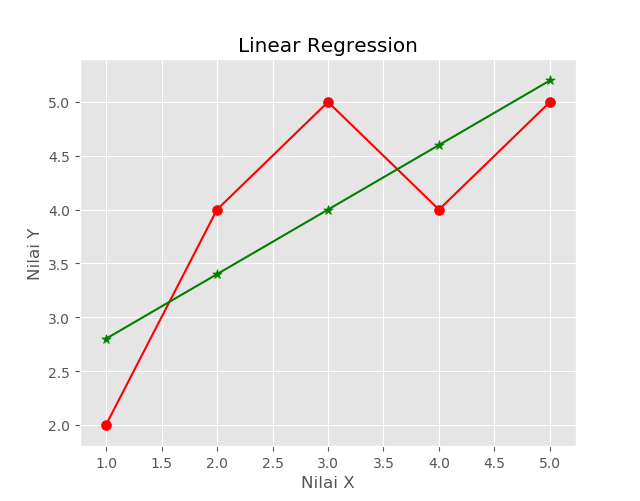

Generate this figure with Python:
# pip install sklearn

import pandas as pd
import numpy as np
import matplotlib.pyplot as plt
plt.style.use('ggplot')

# ================================
# create dataframe

x = np.array([1, 2, 3, 4, 5])
y = np.array([2, 4, 5, 4, 5])
df = pd.DataFrame({
    'x': x,
    'y': y
})
print(df)

# ================================
# linear regression

from sklearn import linear_model
model = linear_model.LinearRegression()

# training w/ dataset: mode.fit(dataIndependent[2D], dataDependent[1D])
model.fit(df[['x']], df['y'])

# show m(gradient/slope) & b(intercept) of 'best fit line'
print('Slope = ', model.coef_)
print('Intercept = ', model.intercept_)

# prediction
print(model.predict([[8]]))

# ================================

# plot dataframe
plt.plot(df['x'], df['y'], 'r-')
plt.scatter(df['x'], df['y'], color='r', marker='o', s=50)

# plot best fit line
plt.plot(df['x'], model.predict(df[['x']]), 'g-')
plt.scatter(df['x'], model.predict(df[['x']]), color='g', marker='*', s=50)

plt.xlabel('Nilai X')
plt.ylabel('Nilai Y')
plt.title('Linear Regression')
plt.show()
